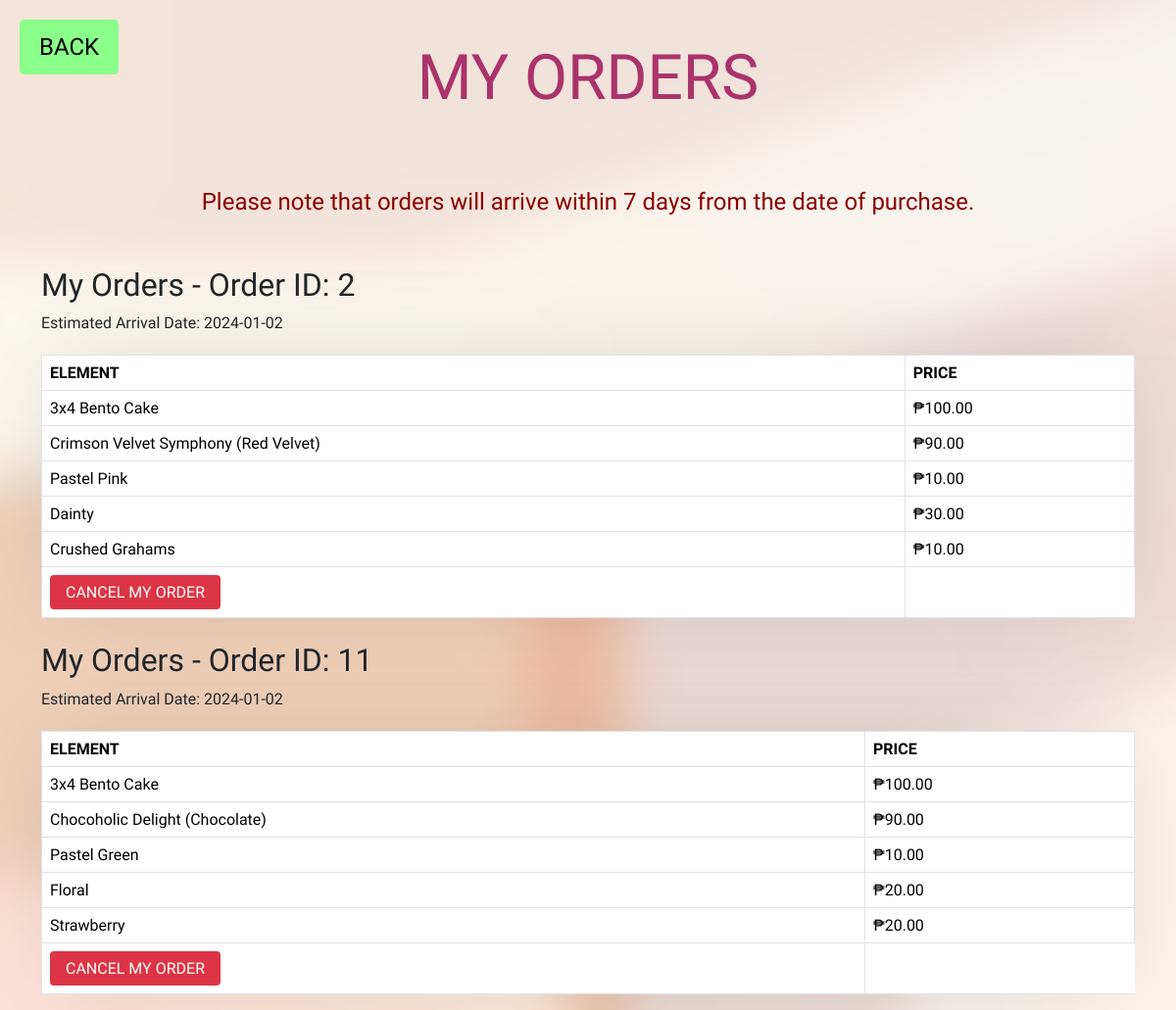
The page /user/order.php?user_id=2 (signed in) on the database its author committed.
### tables this page shows
CREATE TABLE `orders` (
  `order_id` int(11) NOT NULL,
  `step1` int(11) NOT NULL,
  `step2` int(11) NOT NULL,
  `step3` int(11) NOT NULL,
  `step4` int(11) NOT NULL,
  `step5` int(11) NOT NULL,
  `user_id` int(11) NOT NULL,
  `element_id` int(11) NOT NULL,
  `order_amount` decimal(6,2) NOT NULL,
  `order_status` varchar(1) NOT NULL DEFAULT 'P' COMMENT 'P = Pending\r\nD = Delivered\r\nC - Cancelled',
  `date_ordered` timestamp NOT NULL DEFAULT current_timestamp() ON UPDATE current_timestamp()
);

CREATE TABLE `elements` (
  `element_id` int(11) NOT NULL,
  `element_name` varchar(100) NOT NULL,
  `step_id` int(11) NOT NULL,
  `price_amount` decimal(6,2) NOT NULL,
  `element_img` varchar(100) NOT NULL,
  `element_status` varchar(1) NOT NULL DEFAULT 'A' COMMENT 'A = Available\r\nU = Unavailable'
);

### user/order.php (the view, shortened to what this page needs)
<html lang="en">
<head>
    <link rel="stylesheet" href="../css/bootstrap.css">
</head>
<body>
    <a href="user_dashboard.php" class="back-btn">BACK</a>
    <header>
        <p>MY ORDERS</p>
    </header>
    <p class="reminder">Please note that orders will arrive within 7 days from the date of purchase.</p>
<?php
include('../db.php');
$user_id = isset($_GET['user_id']) ? $_GET['user_id'] : $_SESSION['user_id'];
$excludedStatus = 'ExcludedStatus';
$query = "SELECT orders.order_id, orders.order_status, elements.element_name, elements.price_amount, orders.date_ordered
          FROM orders
          JOIN elements ON orders.step1 = elements.element_id
                         OR orders.step2 = elements.element_id
                         OR orders.step3 = elements.element_id
                         OR orders.step4 = elements.element_id
                         OR orders.step5 = elements.element_id
          WHERE orders.user_id = $user_id
          AND orders.order_status <> '$excludedStatus'";
$result = mysqli_query($conn, $query);
if (mysqli_num_rows($result) > 0) {
    $currentOrderId = null;
    echo '<div class="container mt-5">';
    while ($row = mysqli_fetch_assoc($result)) {
        if ($row['order_status'] !== 'C' && $row['order_status'] !== 'D') {
            if ($currentOrderId !== $row['order_id']) {
                $orderDate = new DateTime($row['date_ordered']);
                $arrivalDate = $orderDate->modify('+7 days')->format('Y-m-d');
                if ($currentOrderId !== null) {
                    echo "<td>";
                    echo "<button class='cancel-btn' data-order-id='" . $currentOrderId . "'>CANCEL MY ORDER</button>";
                    echo "</td>";
                    echo "</tbody>";
                    echo "</table>";
                }
                echo "<h2 class='mt-4'>My Orders - Order ID: " . $row['order_id'] . "</h2>";
                echo "<p>Estimated Arrival Date: " . $arrivalDate . "</p>";
                echo "<table class='table table-bordered'>";
                echo "<thead class='thead-dark'><tr>";
                echo "<th class='grey-column'>ELEMENT</th>";
                echo "<th class='grey-column'>PRICE</th>";
                echo "</tr></thead>";
                echo "<tbody>";
                $currentOrderId = $row['order_id'];
            }
            echo "<tr>";
            echo "<td>" . $row['element_name'] . "</td>";
            echo "<td>₱" . $row['price_amount'] . "</td>";
            echo "</tr>";
        }
    }
    if ($currentOrderId !== null) {
        echo "<td>";
        echo "<button class='cancel-btn' onclick='confirmCancelOrder(" . $currentOrderId . ")'>CANCEL MY ORDER</button>";
        echo "</td>";
        echo "</tbody>";
        echo "</table>";
    }
    echo "</div>";
} else {
    echo "<div class='container mt-5 text-center'>";
    echo "<div style='font-size: 2em;'>No orders found. ";
    echo "<a href='customization.php' style='color: #007bff; text-decoration: underline;'>Customize My Cake Now!</a></div>";
    echo "</div>";
}
?>
</body>
</html>

### user/order.php (style rules this page uses)
body { background-image: url('img/background1.png'); background-size: cover; font-family: 'Lilita One', sans-serif; }
header { text-align: center; padding: .5em 0; font-size: 4em; color: #AA336A; animation: floatAnimation 2s ease-in-out infinite; }
table { width: 100%; margin-top: 20px; border-collapse: collapse; background-color: #fff; box-shadow: 0 0 100px rgba(0, 0, 0, 0.1); }
th, td { padding: 15px; text-align: left; border-bottom: 1px solid #ddd; }
thead { background-color: #343a40; color: #fff; }
.back-btn { position: absolute; top: 20px; left: 20px; font-family: 'Lilita One', sans-serif; font-size: 24px; color: black; text-decoration: none; background-color: #8aff8a; padding: 10px 20px; border-radius: 5px; transition: background-color 0.3s ease; z-index: 1; }
.grey-column { background-color: grey; }
.reminder { text-align: center; font-size: 1.5em; color: #8B0000; margin-top: .5em; }
.cancel-btn { background-color: #dc3545; color: #fff; padding: 8px 16px; border: none; border-radius: 4px; cursor: pointer; }

### rows shown on the page
orders: order_id "2", date_ordered "2024-01-02", elements.element_name "3x4 Bento Cake", elements.price_amount "100.00", elements.element_name "Crimson Velvet Symphony (Red Velvet)", elements.price_amount "90.00", elements.element_name "Pastel Pink", elements.price_amount "10.00", elements.element_name "Dainty", elements.price_amount "30.00", elements.element_name "Crushed Grahams"
orders: order_id "11", date_ordered "2024-01-02", elements.element_name "3x4 Bento Cake", elements.price_amount "100.00", elements.element_name "Chocoholic Delight (Chocolate)", elements.price_amount "90.00", elements.element_name "Pastel Green", elements.price_amount "10.00", elements.element_name "Floral", elements.price_amount "20.00", elements.element_name "Strawberry"
